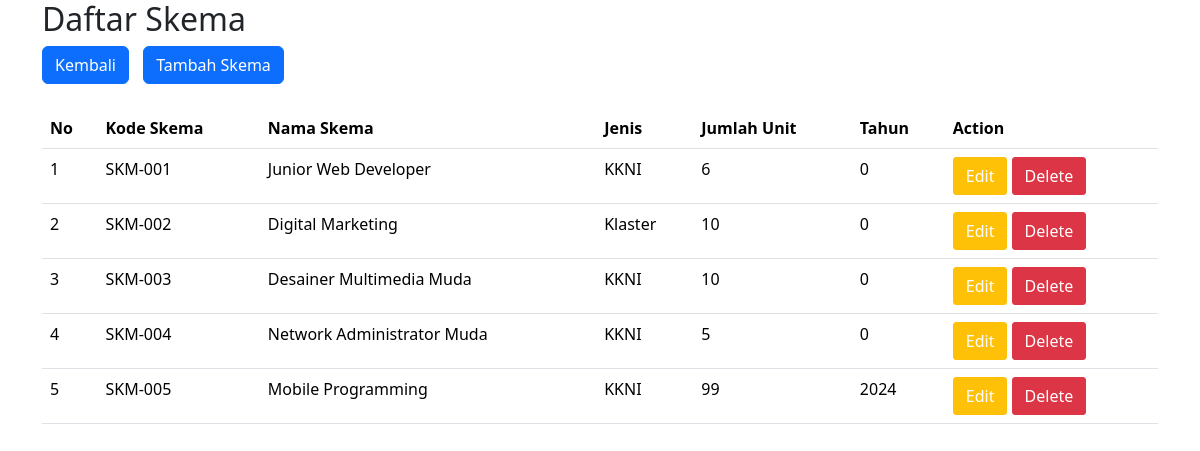
Screenshot of /sertifikasi.php with the database file from the repository.
### tables this page shows
CREATE TABLE `tb_skema` (
  `Kd_skema` varchar(16) NOT NULL,
  `Nm_skema` varchar(255) NOT NULL,
  `Jenis` varchar(255) NOT NULL,
  `Jml_unit` int(16) NOT NULL,
  `Tahun` int(4) NOT NULL
);

### sertifikasi.php (the view, shortened to what this page needs)
<!doctype html>
<html lang="en">
  <head>
    <link href="https://cdn.jsdelivr.net/npm/bootstrap@5.3.2/dist/css/bootstrap.min.css" rel="stylesheet">
  </head>
  <body>
    <div class="container">
        <h2>Daftar Skema</h2>
        <a href="index.php" style="margin-right: 10px;"><button type="button" class="btn btn-primary">Kembali</button></a>
        <a href="tambah_sertifikasi.php" style="margin-right: 10px;"><button type="button" class="btn btn-primary">Tambah Skema</button></a>
        <br><br>
        <table class="table">
            <thead>
                <tr>
                    <th scope="col">No</th>
                    <th scope="col">Kode Skema</th>
                    <th scope="col">Nama Skema</th>
                    <th scope="col">Jenis</th>
                    <th scope="col">Jumlah Unit</th>
                    <th scope="col">Tahun</th>
                    <th scope="col">Action</th>
                </tr>
            </thead>
            <?php
                    include "koneksi.php";
                    $sql = "SELECT * FROM tb_skema";
                    $query = mysqli_query($koneksi, $sql);
                    $dataArray = mysqli_fetch_all($query, MYSQLI_ASSOC);
                ?>
            <tbody>
                <?php $i = 1; ?>
                <?php foreach($dataArray as $data) : ?>
                    <tr>
                        <td><?php print $i++; ?></td>
                        <td><?php print $data['Kd_skema']; ?></td>
                        <td><?php print $data['Nm_skema']; ?></td>
                        <td><?php print $data['Jenis']; ?></td>
                        <td><?php print $data['Jml_unit']; ?></td>
                        <td><?php print $data['Tahun']; ?></td>
                        <td>
                        <a href="edit_sertifikasi.php?id=<?php print $data['Kd_skema']; ?>" class="btn btn-warning" style="border-radius: 3px; color: white;">Edit</a>
                        <a href="delete_sertifikasi.php?id=<?php print $data['Kd_skema']; ?>" onclick="alert('Data akan dihapus');" class="btn btn-danger" style="border-radius: 3px; color: white;">Delete</a>
                        </td>
                    </tr>
                <?php endforeach; ?>
            </tbody>
    </table>
    </div>
  </body>
</html>

### rows the page displays
tb_skema: Kd_skema "SKM-001", Nm_skema "Junior Web Developer", Jenis "KKNI", Jml_unit "6", Tahun "0"
tb_skema: Kd_skema "SKM-002", Nm_skema "Digital Marketing", Jenis "Klaster", Jml_unit "10", Tahun "0"
tb_skema: Kd_skema "SKM-003", Nm_skema "Desainer Multimedia Muda", Jenis "KKNI", Jml_unit "10", Tahun "0"
tb_skema: Kd_skema "SKM-004", Nm_skema "Network Administrator Muda", Jenis "KKNI", Jml_unit "5", Tahun "0"
tb_skema: Kd_skema "SKM-005", Nm_skema "Mobile Programming", Jenis "KKNI", Jml_unit "99", Tahun "2024"
